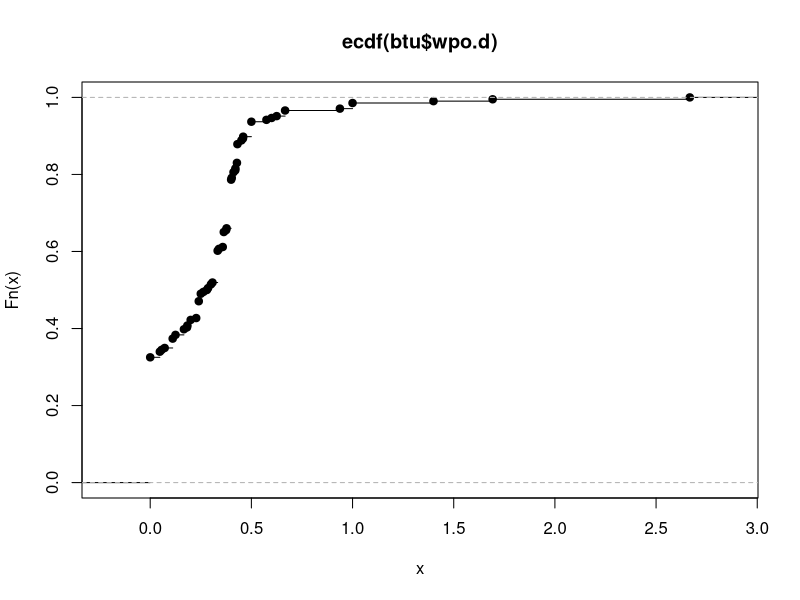
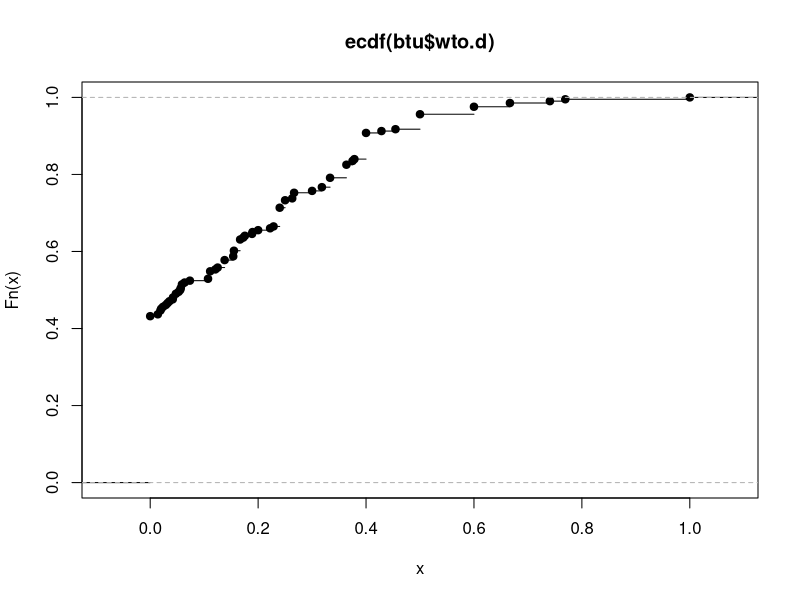
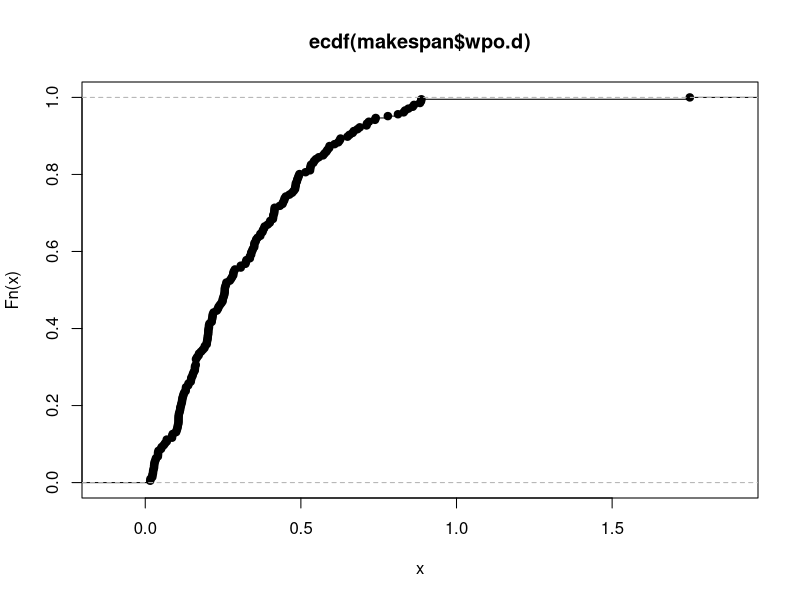
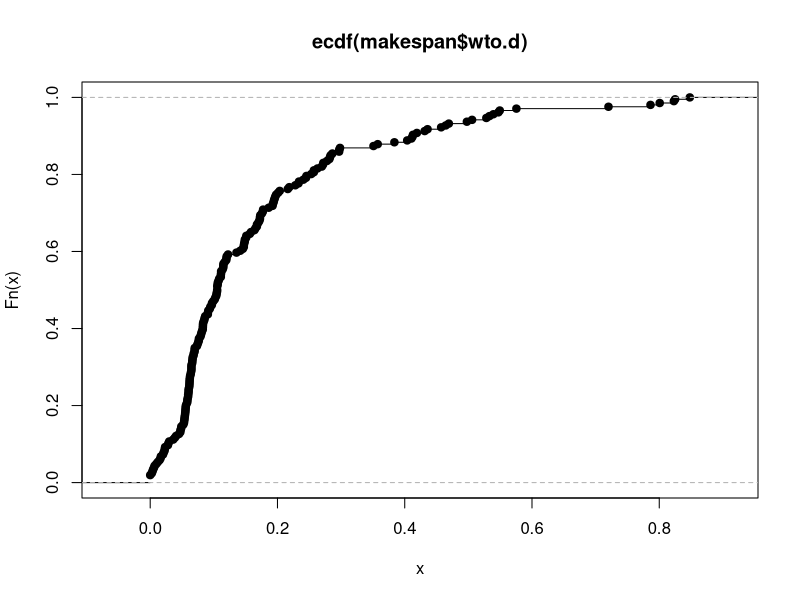
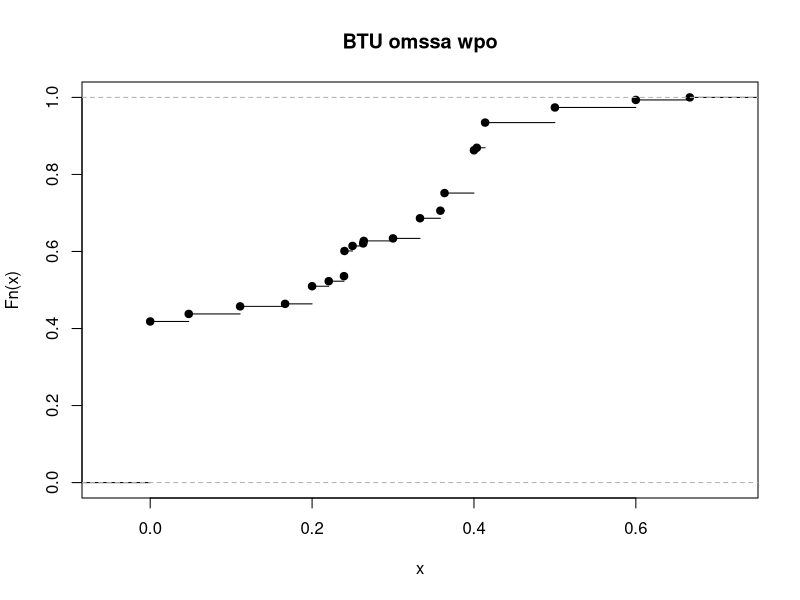
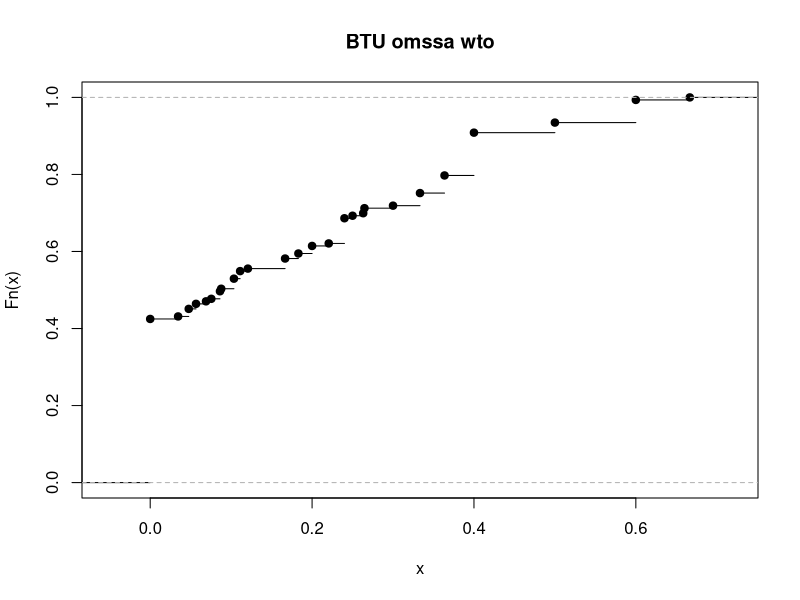
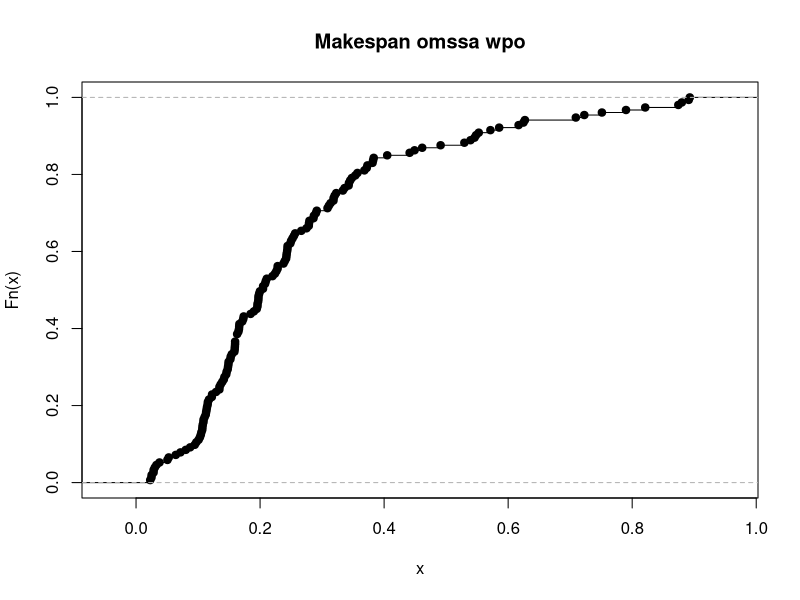
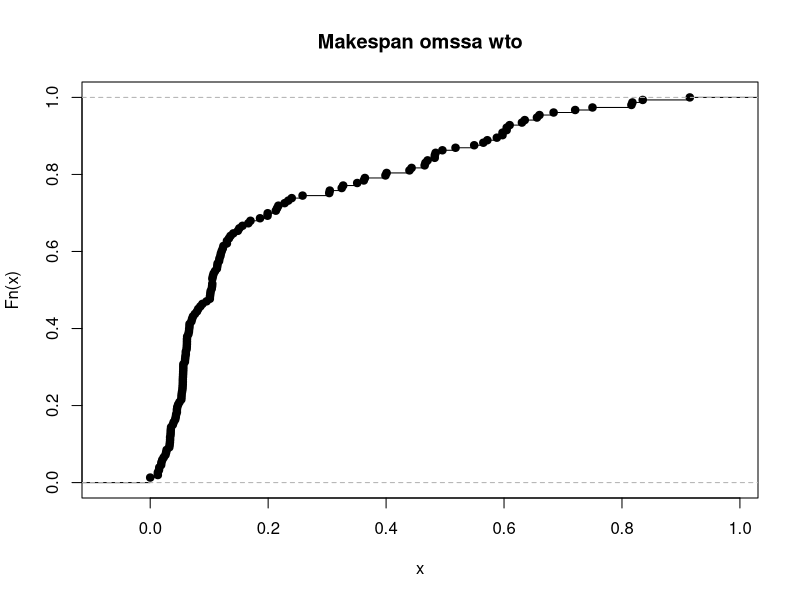

The R script that drew these images, in order:
# R script to compute validation stats

stats <- read.table("stats.dat", header=TRUE)

btu <- stats[c("source","BTU","wpo.BTU","wto.BTU")]

btu$wpo.d <- NA
btu$wpo.d <- abs( btu$BTU - btu$wpo.BTU ) / btu$BTU
pdf('btu-cdf-wpo.pdf')
plot(ecdf(btu$wpo.d))
dev.off()

btu$wto.d <- NA
btu$wto.d <- abs( btu$BTU - btu$wto.BTU ) / btu$BTU
pdf('btu-cdf-wto.pdf')
plot(ecdf(btu$wto.d))
dev.off()

write.table(btu[ with(btu, order(wpo.d)), ], file="btu.dat")


makespan <- stats[c("source","makespan","wpo.makespan","wto.makespan")]

makespan$wpo.d <- NA
makespan$wpo.d <- abs( makespan$makespan - makespan$wpo.makespan ) / makespan$makespan
pdf('makespan-cdf-wpo.pdf')
plot(ecdf(makespan$wpo.d))
dev.off()

makespan$wto.d <- NA
makespan$wto.d <- abs( makespan$makespan - makespan$wto.makespan ) / makespan$makespan
pdf('makespan-cdf-wto.pdf')
plot(ecdf(makespan$wto.d))
dev.off()

write.table(makespan[ with(makespan, order(wto.d)), ], file="makespan.dat")


min(btu$wpo.d)
max(btu$wpo.d)
mean(btu$wpo.d)

min(btu$wto.d)
max(btu$wto.d)
mean(btu$wto.d)


min(makespan$wpo.d)
max(makespan$wpo.d)
mean(makespan$wpo.d)

min(makespan$wto.d)
max(makespan$wto.d)
mean(makespan$wto.d)


# OMSSA
stats <- read.table("stats-omssa.dat", header=TRUE)
btu <- stats[c("source","BTU","wpo.BTU","wto.BTU")]
btu$wpo.d <- NA
btu$wpo.d <- abs( btu$BTU - btu$wpo.BTU ) / btu$BTU
pdf('btu-omssa-cdf-wpo.pdf')
plot(ecdf(btu$wpo.d), main="BTU omssa wpo")
dev.off()

btu$wto.d <- NA
btu$wto.d <- abs( btu$BTU - btu$wto.BTU ) / btu$BTU
pdf('btu-omssa-cdf-wto.pdf')
plot(ecdf(btu$wto.d), main="BTU omssa wto")
dev.off()

makespan <- stats[c("source","makespan","wpo.makespan","wto.makespan")]
makespan$wpo.d <- NA
makespan$wpo.d <- abs( makespan$makespan - makespan$wpo.makespan ) / makespan$makespan
pdf('makespan-omssa-cdf-wpo.pdf')
plot(ecdf(makespan$wpo.d), main="Makespan omssa wpo")
dev.off()

makespan$wto.d <- NA
makespan$wto.d <- abs( makespan$makespan - makespan$wto.makespan ) / makespan$makespan
pdf('makespan-omssa-cdf-wto.pdf')
plot(ecdf(makespan$wto.d), main="Makespan omssa wto")
dev.off()

# Montage
stats <- read.table("stats-montage.dat", header=TRUE)
btu <- stats[c("source","BTU","wpo.BTU","wto.BTU")]
btu$wpo.d <- NA
btu$wpo.d <- abs( btu$BTU - btu$wpo.BTU ) / btu$BTU
pdf('btu-montage-cdf-wpo.pdf')
plot(ecdf(btu$wpo.d), main="BTU Montage wpo")
dev.off()

btu$wto.d <- NA
btu$wto.d <- abs( btu$BTU - btu$wto.BTU ) / btu$BTU
pdf('btu-montage-cdf-wto.pdf')
plot(ecdf(btu$wto.d), main="BTU Montage wto")
dev.off()

makespan <- stats[c("source","makespan","wpo.makespan","wto.makespan")]
makespan$wpo.d <- NA
makespan$wpo.d <- abs( makespan$makespan - makespan$wpo.makespan ) / makespan$makespan
pdf('makespan-montage-cdf-wpo.pdf')
plot(ecdf(makespan$wpo.d), main="Makespan Montage wpo")
dev.off()

makespan$wto.d <- NA
makespan$wto.d <- abs( makespan$makespan - makespan$wto.makespan ) / makespan$makespan
pdf('makespan-montage-cdf-wto.pdf')
plot(ecdf(makespan$wto.d), main="Makespan Montage wto")
dev.off()

